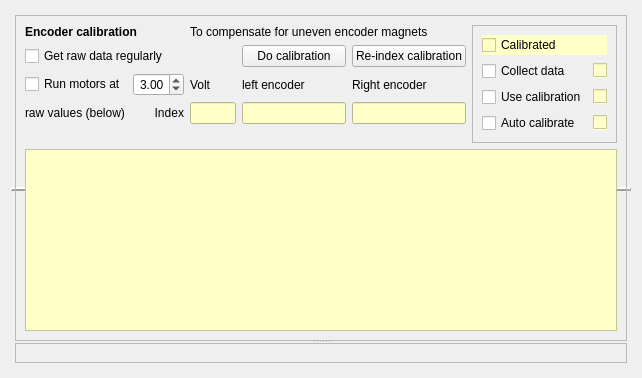
       <widget class="QWidget" name="Encoder">
        <attribute name="title">
         <string>Encoder</string>
        </attribute>
        <layout class="QVBoxLayout" name="verticalLayout_7">
         <item>
          <widget class="QSplitter" name="splitter_4">
           <property name="sizePolicy">
            <sizepolicy hsizetype="Expanding" vsizetype="Expanding">
             <horstretch>0</horstretch>
             <verstretch>0</verstretch>
            </sizepolicy>
           </property>
           <property name="frameShape">
            <enum>QFrame::HLine</enum>
           </property>
           <property name="frameShadow">
            <enum>QFrame::Raised</enum>
           </property>
           <property name="lineWidth">
            <number>2</number>
           </property>
           <property name="orientation">
            <enum>Qt::Vertical</enum>
           </property>
           <property name="handleWidth">
            <number>2</number>
           </property>
           <widget class="QFrame" name="encoder_frame">
            <property name="sizePolicy">
             <sizepolicy hsizetype="Expanding" vsizetype="Expanding">
              <horstretch>0</horstretch>
              <verstretch>0</verstretch>
             </sizepolicy>
            </property>
            <property name="frameShape">
             <enum>QFrame::StyledPanel</enum>
            </property>
            <property name="frameShadow">
             <enum>QFrame::Raised</enum>
            </property>
            <layout class="QGridLayout" name="gridLayout_2">
             <item row="0" column="0" colspan="2">
              <widget class="QLabel" name="label_4">
               <property name="font">
                <font>
                 <weight>75</weight>
                 <bold>true</bold>
                </font>
               </property>
               <property name="text">
                <string>Encoder calibration</string>
               </property>
              </widget>
             </item>
             <item row="3" column="3">
              <widget class="QLineEdit" name="encoder_left_count">
               <property name="toolTip">
                <string>Current  encoder count </string>
               </property>
               <property name="styleSheet">
                <string notr="true">background-color: rgb(255, 255, 200);</string>
               </property>
               <property name="alignment">
                <set>Qt::AlignRight|Qt::AlignTrailing|Qt::AlignVCenter</set>
               </property>
               <property name="readOnly">
                <bool>true</bool>
               </property>
              </widget>
             </item>
             <item row="2" column="3">
              <widget class="QLabel" name="label_11">
               <property name="text">
                <string>left encoder</string>
               </property>
              </widget>
             </item>
             <item row="3" column="4">
              <widget class="QLineEdit" name="encoder_right_count">
               <property name="toolTip">
                <string>Current encoder count</string>
               </property>
               <property name="styleSheet">
                <string notr="true">background-color: rgb(255, 255, 200);</string>
               </property>
               <property name="alignment">
                <set>Qt::AlignRight|Qt::AlignTrailing|Qt::AlignVCenter</set>
               </property>
               <property name="readOnly">
                <bool>true</bool>
               </property>
              </widget>
             </item>
             <item row="2" column="4">
              <widget class="QLabel" name="label_23">
               <property name="text">
                <string>Right encoder</string>
               </property>
              </widget>
             </item>
             <item row="0" column="5" rowspan="5">
              <widget class="QFrame" name="frame_22">
               <property name="frameShape">
                <enum>QFrame::StyledPanel</enum>
               </property>
               <property name="frameShadow">
                <enum>QFrame::Raised</enum>
               </property>
               <layout class="QGridLayout" name="gridLayout_21">
                <item row="1" column="0">
                 <widget class="QCheckBox" name="encoder_collect">
                  <property name="toolTip">
                   <string>&lt;html&gt;&lt;head/&gt;&lt;body&gt;&lt;p&gt;Should robot collect data for possible (future) calibraton&lt;/p&gt;&lt;/body&gt;&lt;/html&gt;</string>
                  </property>
                  <property name="text">
                   <string>Collect data</string>
                  </property>
                 </widget>
                </item>
                <item row="1" column="1">
                 <widget class="QCheckBox" name="encoder_collecting">
                  <property name="toolTip">
                   <string>Is collecting data</string>
                  </property>
                  <property name="styleSheet">
                   <string notr="true">background-color: rgb(255, 255, 200);</string>
                  </property>
                  <property name="text">
                   <string/>
                  </property>
                 </widget>
                </item>
                <item row="2" column="0">
                 <widget class="QCheckBox" name="encoder_use_calibration">
                  <property name="toolTip">
                   <string>&lt;html&gt;&lt;head/&gt;&lt;body&gt;&lt;p&gt;Should calibration factors be implemented.&lt;/p&gt;&lt;p&gt;Mostly used to compare the effect of calibration.&lt;/p&gt;&lt;/body&gt;&lt;/html&gt;</string>
                  </property>
                  <property name="text">
                   <string>Use calibration</string>
                  </property>
                 </widget>
                </item>
                <item row="2" column="1">
                 <widget class="QCheckBox" name="encoder_using">
                  <property name="toolTip">
                   <string>In use</string>
                  </property>
                  <property name="styleSheet">
                   <string notr="true">background-color: rgb(255, 255, 200);</string>
                  </property>
                  <property name="text">
                   <string/>
                  </property>
                 </widget>
                </item>
                <item row="3" column="0">
                 <widget class="QCheckBox" name="encoder_auto_calibrate">
                  <property name="toolTip">
                   <string>&lt;html&gt;&lt;head/&gt;&lt;body&gt;&lt;p&gt;Do automatic calibration, once velocity is evaluated to be sufficiently stable.&lt;/p&gt;&lt;p&gt;If successfull, it wil not be repeated (until after reboot).&lt;/p&gt;&lt;/body&gt;&lt;/html&gt;</string>
                  </property>
                  <property name="text">
                   <string>Auto calibrate</string>
                  </property>
                 </widget>
                </item>
                <item row="3" column="1">
                 <widget class="QCheckBox" name="encoder_auto">
                  <property name="toolTip">
                   <string>will try auto calibrate (once)</string>
                  </property>
                  <property name="styleSheet">
                   <string notr="true">background-color: rgb(255, 255, 200);</string>
                  </property>
                  <property name="text">
                   <string/>
                  </property>
                 </widget>
                </item>
                <item row="0" column="0" colspan="2">
                 <widget class="QCheckBox" name="encoder_is_calibrated">
                  <property name="toolTip">
                   <string>System is calibrated</string>
                  </property>
                  <property name="styleSheet">
                   <string notr="true">background-color: rgb(255, 255, 200);</string>
                  </property>
                  <property name="text">
                   <string>Calibrated</string>
                  </property>
                  <property name="checkable">
                   <bool>true</bool>
                  </property>
                 </widget>
                </item>
               </layout>
              </widget>
             </item>
             <item row="1" column="3">
              <widget class="QPushButton" name="encoder_do_calibrate">
               <property name="toolTip">
                <string>&lt;html&gt;&lt;head/&gt;&lt;body&gt;&lt;p&gt;Sending &amp;quot;enc=0&amp;quot; to robot &lt;/p&gt;&lt;/body&gt;&lt;/html&gt;</string>
               </property>
               <property name="text">
                <string>Do calibration</string>
               </property>
              </widget>
             </item>
             <item row="1" column="4">
              <widget class="QPushButton" name="encoder_reindex">
               <property name="toolTip">
                <string>&lt;html&gt;&lt;head/&gt;&lt;body&gt;&lt;p&gt;Sending &amp;quot;eni&amp;quot; to robot&lt;/p&gt;&lt;/body&gt;&lt;/html&gt;</string>
               </property>
               <property name="text">
                <string>Re-index calibration</string>
               </property>
              </widget>
             </item>
             <item row="7" column="0" colspan="6">
              <widget class="QTextEdit" name="encoder_string">
               <property name="toolTip">
                <string>&lt;html&gt;&lt;head/&gt;&lt;body&gt;&lt;p&gt;Raw string from robot:&lt;/p&gt;&lt;p&gt;&lt;span style=&quot; font-weight:600;&quot;&gt;en0, en1&lt;/span&gt; is raw timing data, first 2 value are number of values and cpu frequency, values are cpu_frequency counts.&lt;/p&gt;&lt;p&gt;&lt;span style=&quot; font-weight:600;&quot;&gt;ef0, ef1&lt;/span&gt; is calculated correction factors.&lt;/p&gt;&lt;/body&gt;&lt;/html&gt;</string>
               </property>
               <property name="styleSheet">
                <string notr="true">background-color: rgb(255, 255, 200);</string>
               </property>
               <property name="readOnly">
                <bool>true</bool>
               </property>
               <property name="acceptRichText">
                <bool>false</bool>
               </property>
              </widget>
             </item>
             <item row="2" column="1">
              <widget class="QDoubleSpinBox" name="encoder_motor_voltage">
               <property name="sizePolicy">
                <sizepolicy hsizetype="Expanding" vsizetype="Fixed">
                 <horstretch>0</horstretch>
                 <verstretch>0</verstretch>
                </sizepolicy>
               </property>
               <property name="toolTip">
                <string>&lt;html&gt;&lt;head/&gt;&lt;body&gt;&lt;p&gt;Select motor voltage to be used during calibration.&lt;/p&gt;&lt;p&gt;Preferably about 3-4 volts.&lt;/p&gt;&lt;/body&gt;&lt;/html&gt;</string>
               </property>
               <property name="alignment">
                <set>Qt::AlignRight|Qt::AlignTrailing|Qt::AlignVCenter</set>
               </property>
               <property name="maximum">
                <double>6.000000000000000</double>
               </property>
               <property name="singleStep">
                <double>0.500000000000000</double>
               </property>
               <property name="value">
                <double>3.000000000000000</double>
               </property>
              </widget>
             </item>
             <item row="2" column="2">
              <widget class="QLabel" name="label_10">
               <property name="text">
                <string>Volt</string>
               </property>
              </widget>
             </item>
             <item row="3" column="1">
              <widget class="QLabel" name="label_5">
               <property name="text">
                <string>Index</string>
               </property>
               <property name="alignment">
                <set>Qt::AlignRight|Qt::AlignTrailing|Qt::AlignVCenter</set>
               </property>
              </widget>
             </item>
             <item row="3" column="2">
              <widget class="QLineEdit" name="encoder_index">
               <property name="sizePolicy">
                <sizepolicy hsizetype="Preferred" vsizetype="Fixed">
                 <horstretch>0</horstretch>
                 <verstretch>0</verstretch>
                </sizepolicy>
               </property>
               <property name="maximumSize">
                <size>
                 <width>50</width>
                 <height>16777215</height>
                </size>
               </property>
               <property name="toolTip">
                <string>&lt;html&gt;&lt;head/&gt;&lt;body&gt;&lt;p&gt;Index into calibrated values (0..47 if 48 tics per revolution).&lt;/p&gt;&lt;p&gt;Will be 0 or -1 upon calibration, but may change upon re-index, if encoder tics are missed (or extra found, or rebooted using old calibration values).&lt;/p&gt;&lt;p&gt;&lt;br/&gt;&lt;/p&gt;&lt;/body&gt;&lt;/html&gt;</string>
               </property>
               <property name="styleSheet">
                <string notr="true">background-color: rgb(255, 255, 200);</string>
               </property>
               <property name="alignment">
                <set>Qt::AlignCenter</set>
               </property>
               <property name="dragEnabled">
                <bool>true</bool>
               </property>
               <property name="readOnly">
                <bool>true</bool>
               </property>
              </widget>
             </item>
             <item row="3" column="0">
              <widget class="QLabel" name="label_24">
               <property name="text">
                <string>raw values (below)</string>
               </property>
              </widget>
             </item>
             <item row="0" column="2" colspan="3">
              <widget class="QLabel" name="label_8">
               <property name="text">
                <string>To compensate for uneven encoder magnets</string>
               </property>
              </widget>
             </item>
             <item row="2" column="0">
              <widget class="QCheckBox" name="encoder_run_motors">
               <property name="text">
                <string>Run motors at</string>
               </property>
              </widget>
             </item>
             <item row="1" column="0" colspan="2">
              <widget class="QCheckBox" name="encoder_get_raw_data">
               <property name="toolTip">
                <string>request raw  data from robot regularly</string>
               </property>
               <property name="text">
                <string>Get raw data regularly</string>
               </property>
              </widget>
             </item>
            </layout>
           </widget>
           <widget class="QFrame" name="encoder_graph_frame">
            <property name="sizePolicy">
             <sizepolicy hsizetype="Expanding" vsizetype="Expanding">
              <horstretch>0</horstretch>
              <verstretch>0</verstretch>
             </sizepolicy>
            </property>
            <property name="frameShape">
             <enum>QFrame::StyledPanel</enum>
            </property>
            <property name="frameShadow">
             <enum>QFrame::Raised</enum>
            </property>
            <layout class="QVBoxLayout" name="verticalLayout_6">
             <item>
              <layout class="QHBoxLayout" name="encoder_graph"/>
             </item>
            </layout>
           </widget>
          </widget>
         </item>
        </layout>
       </widget>
